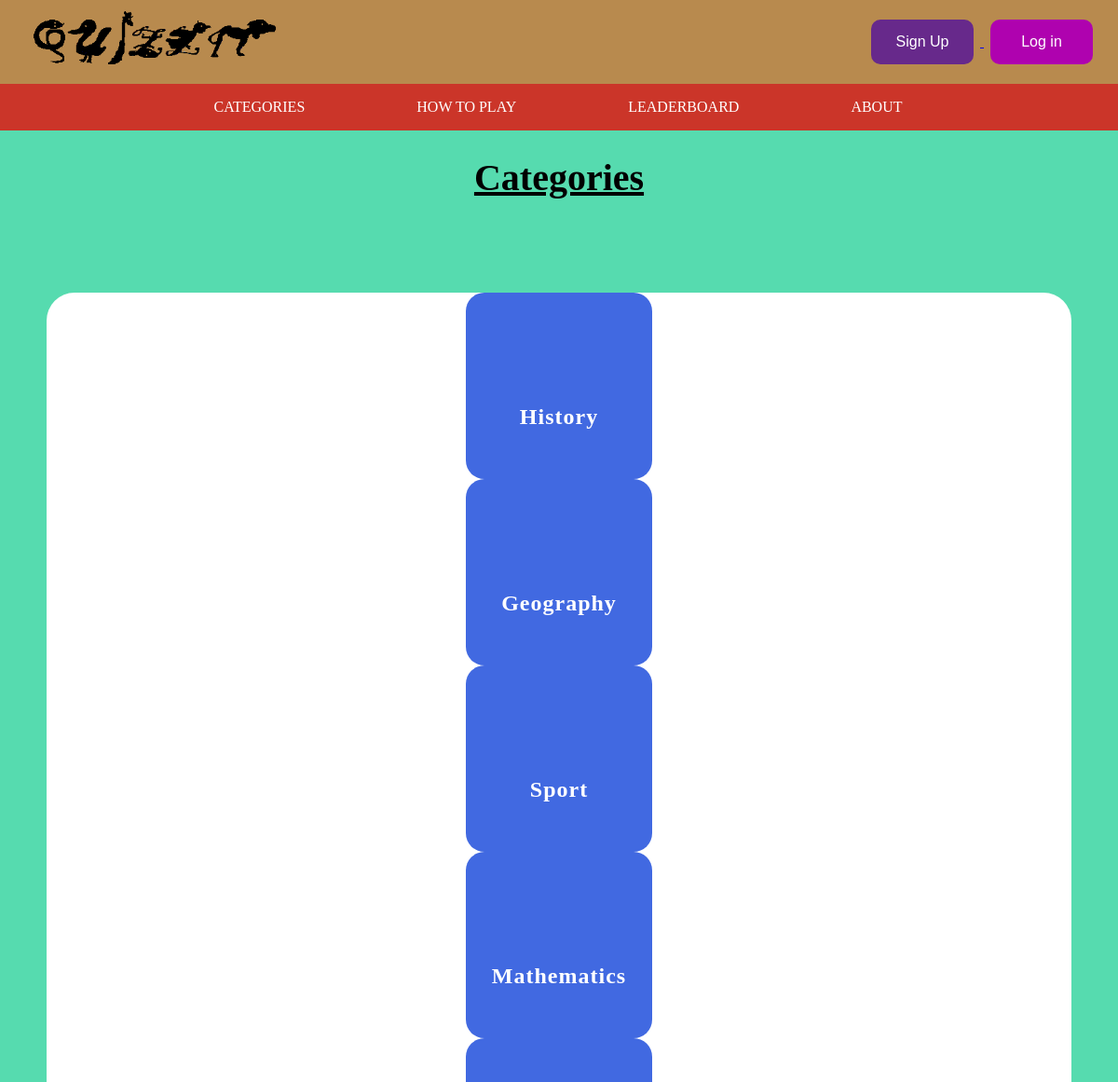
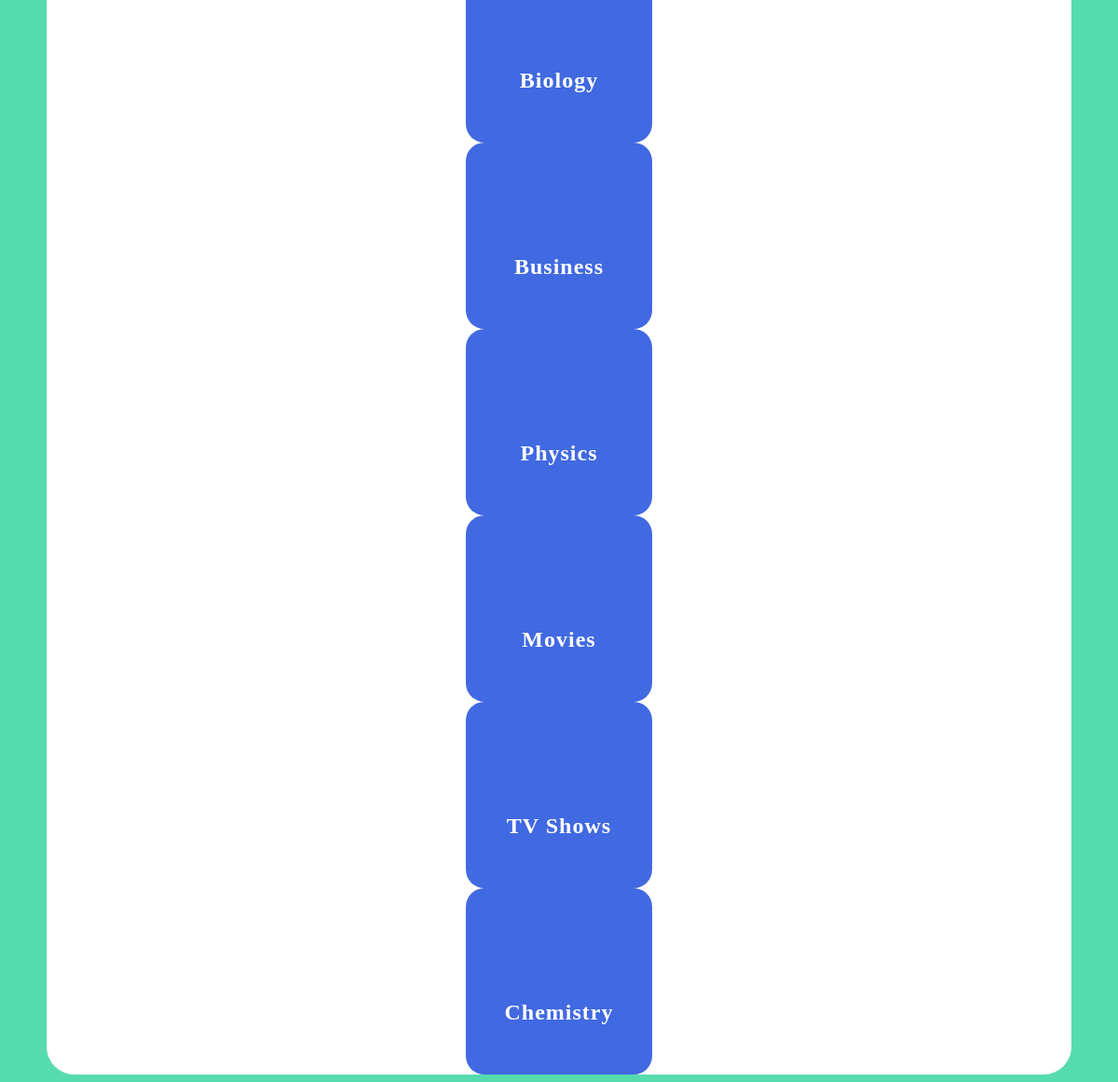
The page /quizzit/categories/ on the database its author committed (2 pictures, top to bottom).
### quizzit_app/models.py (models this page shows, shortened)
class Category(models.Model):
    name = models.CharField(max_length=50, unique=True)
    slug = models.SlugField(unique=True)
    class Meta:
        verbose_name_plural = 'Categories'

### quizzit_app/views.py (the view)
# urls.py: path('categories/', views.categories, name='categories'),
def categories(request):
    context_dict = {'categories': category_list,}
    return render(request, 'quizzit/categories.html', context_dict)

### templates/quizzit/categories.html (shortened to what this page needs)
{% extends 'quizzit/base.html' %}
{% load staticfiles %}
{% block link_block %}
    <link rel="stylesheet" type="text/css" href="{% static 'css/categories.css' %}"/>
{% endblock %}
{% block body_block %}
    <h1><u>Categories</u></h1>
    <div class="categories-container">
        {% if categories %}
            {% for c in categories %}
                <a href="{% url 'quizzit:show_category' c.slug %}">
                    <div class="container">
                        <div class ="card">
                                <div class="difficulty">
                                    <h2>{{ c.name }}</h2>
                                </div>
                                </div>
            {% endfor %}
        {% else %}
            <h1>There are no categories to show.</h1>
        {% endif %}
    </div>
{% endblock %}

### templates/quizzit/base.html (shortened to what this page needs)
<!DOCTYPE html>
{% load staticfiles %}
<html>
  <head>
    <link
      rel="stylesheet"
      href="https://cdnjs.cloudflare.com/ajax/libs/font-awesome/4.7.0/css/font-awesome.min.css"
    />
    <link rel="stylesheet" type="text/css" href="{% static 'css/base.css' %}" />
    {% block link_block %} {% endblock %}
  </head>
  <body>
    <div class="header">
      <div id="logo-container">
        <a href="{% url 'quizzit:home' %}">
          <img
            id="header-logo"
            src="{% static 'images/Quizzit_Logo.png' %}"
            alt="Quizzit-Logo-Header"
          />
        </a>
      </div>
      <div id="right-content">
        {% if user.is_authenticated %}
        <a href="{% url 'quizzit:logout' %}">
          <button class="right-buttons" id="btnLogin">Log out</button>
        </a>
        {% else %}
        <a href="{% url 'quizzit:register' %}">
          <button class="right-buttons" id="btnSignUp">Sign Up</button>
        </a>
        <a href="{% url 'quizzit:login' %}">
          <button class="right-buttons" id="btnLogin">Log in</button>
        </a>
        {% endif %}
      </div>
    </div>
    <div class="navbar">
      <div class="dropdown">
        <a id="categories" href="{% url 'quizzit:categories' %}">Categories</a>
      </div>
      <a href="{% url 'quizzit:howtoplay' %}">How to Play</a>
      <a href="{% url 'quizzit:leaderboards' %}">Leaderboard</a>
      <a href="{% url 'quizzit:about' %}">About</a>
    </div>
    <div id="content-div">{% block body_block %} {% endblock %}</div>
  </body>
</html>

### static/css/base.css (style rules this page uses)
body { background-color: #56dbaf; }
div.header { display: flex; justify-content: space-between; align-items: center; padding: 20px; margin: -8px; height: 50px; background-color: #b88a4e; }
img#header-logo { position: relative; width: 70%; height: 70%; cursor: pointer; }
button.right-buttons { position: relative; margin: 6px 7px; font-size: 16px; width: 110px; height: 48px; color: white; border: none; border-radius: 10px; cursor: pointer; }
#btnSignUp { background-color: #67298b; }
#btnLogin { background-color: #af02af; }
.navbar { overflow: visible; display: flex; align-items: center; justify-content: center; margin-top: 8px; margin-left: -10px; margin-right: -8px; background-color: #cb3529; }
.navbar a { float: left; font-size: 16px; color: white; text-align: center; padding: 16px 60px; text-decoration: none; text-transform: uppercase; cursor: pointer; }
.dropdown { float: left; overflow: hidden; }

### static/css/categories.css (style rules this page uses)
.categories-container { display: flex; flex-direction: row; flex-wrap: wrap; justify-content: center; align-items: center; text-align: center; margin-top: 100px; margin-left: auto; margin-right: auto; width: 1100px; background-color: white; border-radius: 30px; }
h1 { text-align: center; font-size: 40px; }
.container { position: relative; }
.container .card { position: relative; width: 200px; height: 200px; background: #4169E1; border-radius: 20px; overflow: hidden; }
.container .card .difficulty { position: absolute; bottom: 0; width: 100%; height: 100px; text-align: center; transition: 1s; z-index: 10; }
.container .card .difficulty h2 { position: relative; font-weight: 600; letter-spacing: 1px; color:white; }

### rows shown on the page
Category: name "History"
Category: name "Geography"
Category: name "Sport"
Category: name "Mathematics"
Category: name "Biology"
Category: name "Business"
Category: name "Physics"
Category: name "Movies"
Category: name "TV Shows"
Category: name "Chemistry"
